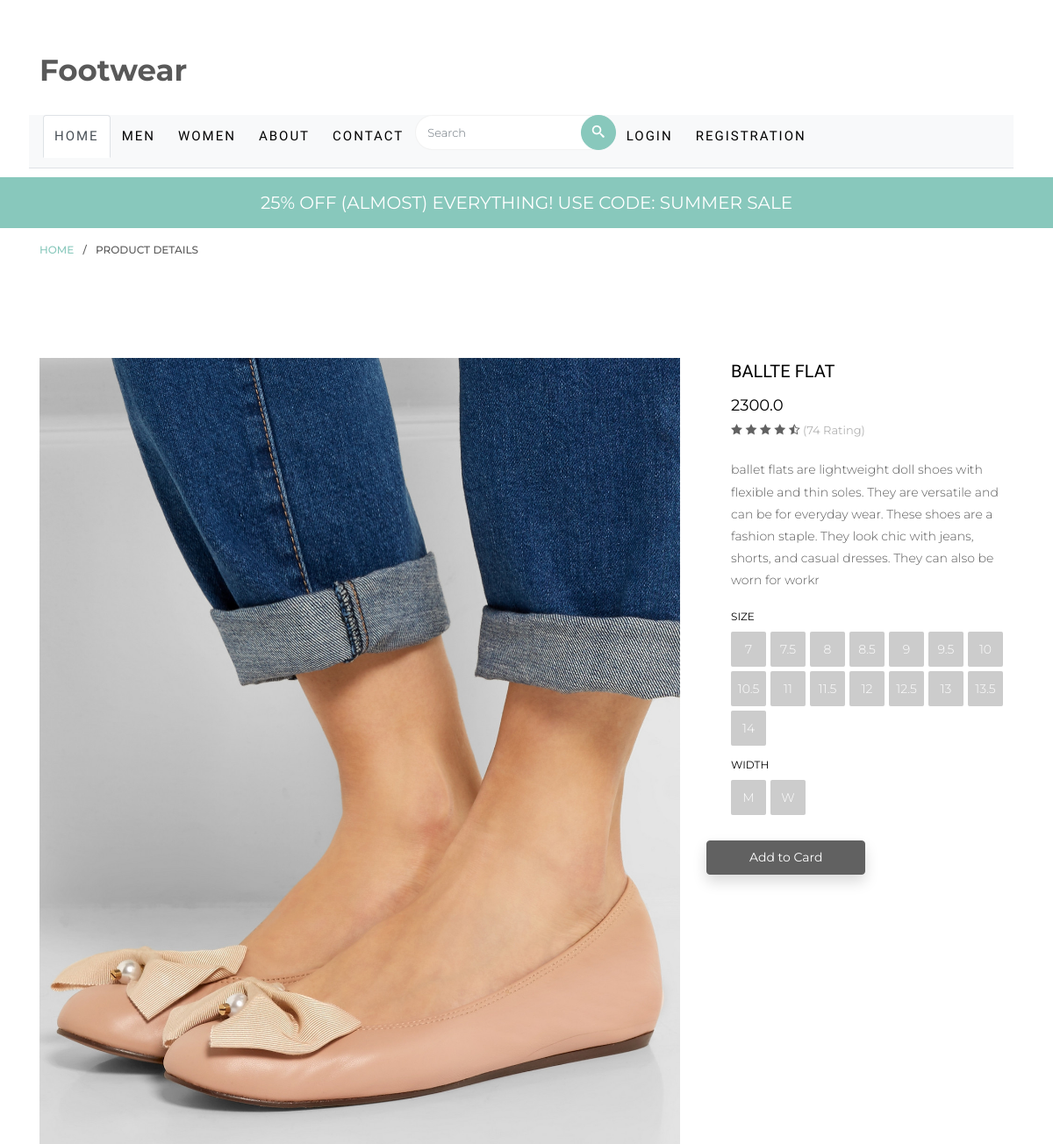
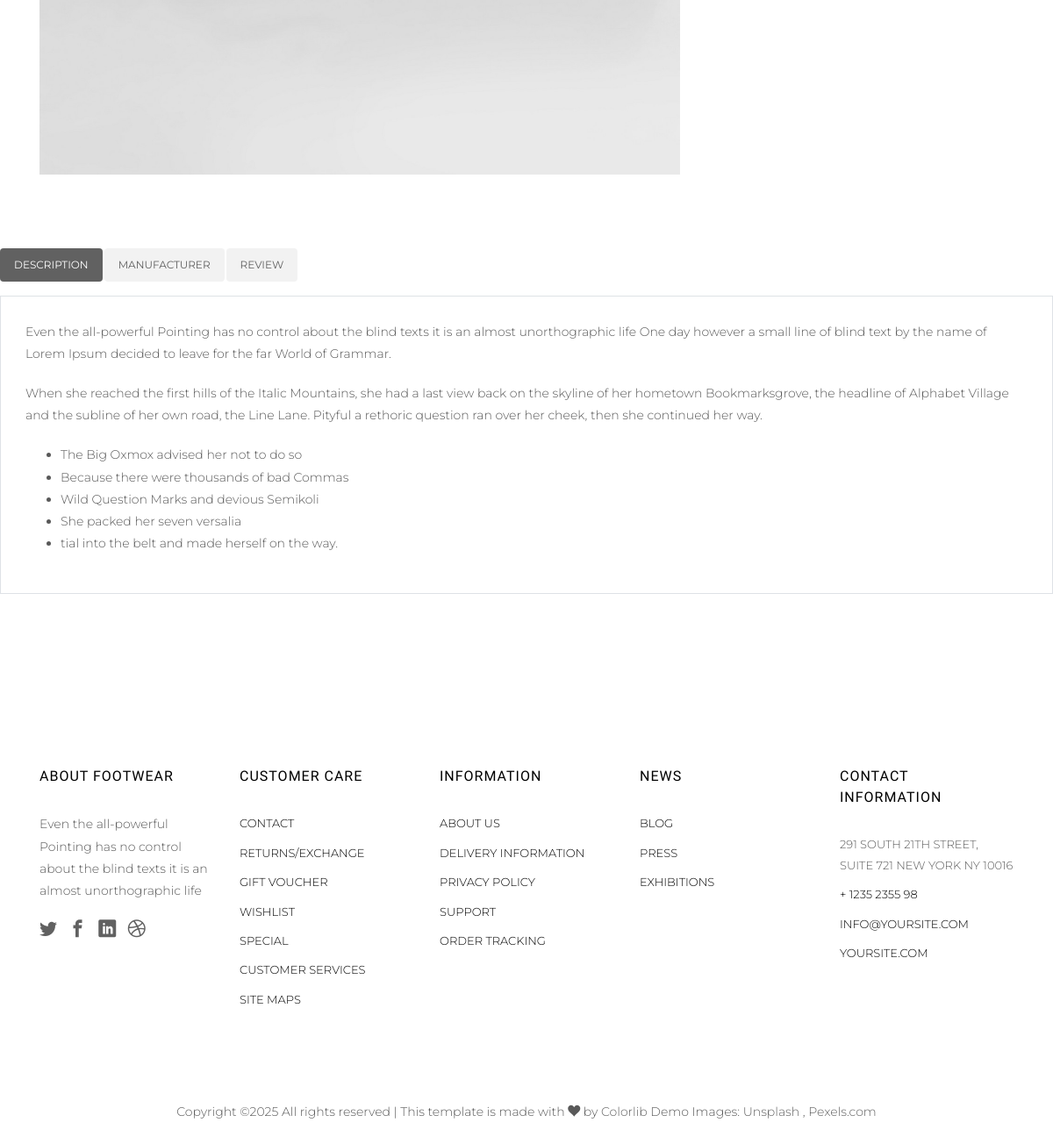
Screenshot of /productdetail/3 with the database file from the repository (2 pictures, top to bottom).
### shop/models.py (models this page shows, shortened)
class Products(models.Model):
    title= models.CharField(max_length=100)
    initial_price= models.FloatField()
    discounted_price= models.FloatField()
    discription=models.CharField(max_length=200 )
    brand= models.CharField(choices=BRAND_CHOICES, max_length=10)
    category= models.CharField(choices=CATEGORY_CHOICES,max_length=5)
    product_image= models.ImageField(upload_to='product_image')
    Colors =models.CharField(choices=COLORS_CHOICES, max_length=10)
    Technologies=models.CharField(choices=TECHNOLOGIES_CHOICES, max_length=10)
    Material=models.CharField(choices=MATERICAL_CHOICES, max_length=10)
    Style=models.CharField(choices=STYLE_CHOICES, max_length=10)
    Size=models.FloatField()
    Width=models.CharField(choices=WIDTH_CHOICES, max_length=1)

### shop/views.py (the view)
# urls.py: path('productdetail/<int:product_id>', views.produtcdetatils, name='productdetails'),
def produtcdetatils(request , product_id):
    total_item= 0
    particular_product=Products.objects.get(id=product_id)
    item_already_in_cart = False
    if request.user.is_authenticated:
        total_item = len(Cart.objects.filter(user=request.user))
        item_already_in_cart = Cart.objects.filter(Q(product=particular_product.id) & Q(user=request.user)).exists()
    return render(request, 'shop/product-detail.html', {'particular_product':particular_product, 'item_already_in_cart':item_already_in_cart, 'total_item':total_item} )

### shop/templates/shop/product-detail.html (shortened to what this page needs)
{% extends 'common_code/base.html' %}
{% load static %}
{% block main-content %}
<div id="page">
    <div class="breadcrumbs">
		<div class="container">
			<div class="row">
				<div class="col">
					<p class="bread"><span><a href="{% url 'home' %}">Home</a></span> / <span>Product Details</span></p>
				</div>
			</div>
		</div>
	</div>
	<div class="colorlib-product">
		<div class="container">
			<div class="row row-pb-lg product-detail-wrap">
				<div class="col-sm-8">
					    <div class="item">
								<a href="#" class="prod-img">
									<img src="{{particular_product.product_image.url}}" class="img-fluid" alt="Free html5 bootstrap 4 template" >
								</a>
					    </div>
				    </div>
				    <div class="col-sm-4">
					<div class="product-desc">
						<h3>{{particular_product.title}}</h3>
						<p class="price">
							<span>{{particular_product.discounted_price}}</span>
							<span class="rate">
								<i class="icon-star-full"></i>
								<i class="icon-star-full"></i>
								<i class="icon-star-full"></i>
								<i class="icon-star-full"></i>
								<i class="icon-star-half"></i>
								(74 Rating)
							</span>
						</p>
						<p>{{particular_product.discription}}</p>
						<div class="size-wrap">
							<div class="block-26 mb-2">
								<h4>Size</h4>
							<ul>
								<li><a href="#">7</a></li>
								<li><a href="#">7.5</a></li>
								<li><a href="#">8</a></li>
								<li><a href="#">8.5</a></li>
								<li><a href="#">9</a></li>
								<li><a href="#">9.5</a></li>
								<li><a href="#">10</a></li>
								<li><a href="#">10.5</a></li>
								<li><a href="#">11</a></li>
								<li><a href="#">11.5</a></li>
								<li><a href="#">12</a></li>
								<li><a href="#">12.5</a></li>
								<li><a href="#">13</a></li>
								<li><a href="#">13.5</a></li>
								<li><a href="#">14</a></li>
							</ul>
						</div>
						<div class="block-26 mb-4">
								<h4>Width</h4>
							<ul>
								<li><a href="#">M</a></li>
								<li><a href="#">W</a></li>
							</ul>
						</div>
						</div>
				</div>
				<div class="row">
					<div class="col-sm-12 text-center">
						{% if item_already_in_cart %}
						<a href="{% url 'show_cart' %}" class="btn btn-warning shadow px-5 py-2 ms-4">Go to Cart</a>
						{% else %}
						<form action="/add_to_cart" class="d-inline">
							<button type="submit" class="btn btn-primary shadow px-5 py-2">Add to Card</button>
						</form>
					       </div>
						</div>
						{% endif %}
					</div>
				</div>
			</div>
			<div class="row">
				<div class="col-sm-12">
					<div class="row">
						<div class="col-md-12 pills">
							<div class="bd-example bd-example-tabs">
								<ul class="nav nav-pills mb-3" id="pills-tab" role="tablist">
								<li class="nav-item">
									<a class="nav-link active" id="pills-description-tab" data-toggle="pill" href="#pills-description" role="tab" aria-controls="pills-description" aria-expanded="true">Description</a>
								</li>
								<li class="nav-item">
									<a class="nav-link" id="pills-manufacturer-tab" data-toggle="pill" href="#pills-manufacturer" role="tab" aria-controls="pills-manufacturer" aria-expanded="true">Manufacturer</a>
								</li>
								<li class="nav-item">
									<a class="nav-link" id="pills-review-tab" data-toggle="pill" href="#pills-review" role="tab" aria-controls="pills-review" aria-expanded="true">Review</a>
								</li>
								</ul>
								<div class="tab-content" id="pills-tabContent">
								<div class="tab-pane border fade show active" id="pills-description" role="tabpanel" aria-labelledby="pills-description-tab">
									<p>Even the all-powerful Pointing has no control about the blind texts it is an almost unorthographic life One day however a small line of blind text by the name of Lorem Ipsum decided to leave for the far World of Grammar.</p>
									<p>When she reached the first hills of the Italic Mountains, she had a last view back on the skyline of her hometown Bookmarksgrove, the headline of Alphabet Village and the subline of her own road, the Line Lane. Pityful a rethoric question ran over her cheek, then she continued her way.</p>
									<ul>
										<li>The Big Oxmox advised her not to do so</li>
										<li>Because there were thousands of bad Commas</li>
										<li>Wild Question Marks and devious Semikoli</li>
										<li>She packed her seven versalia</li>
										<li>tial into the belt and made herself on the way.</li>
									</ul>
								</div>
								</div>
							</div>
						</div>
					</div>
				</div>
			</div>
		</div>
	</div>
{% endblock main-content %}

### shop/static/css/icomoon.css (style rules this page uses)
[class^="icon-"], [class*=" icon-"] { font-family: 'icomoon' !important; speak: none; font-style: normal; font-weight: normal; font-variant: normal; text-transform: none; line-height: 1; -webkit-font-smoothing: antialiased; -moz-osx-font-smoothing: grayscale; }
.icon-star-half:before { content: "\ec4f"; }
.icon-star-full:before { content: "\ec50"; }

### rows the page displays
Products: product_image (picture), title "BALLTE FLAT", discounted_price "2300.0", discription "ballet flats are lightweight doll shoes with flexible and thin soles. They are versatile and can be for everyday wear. These shoes are a fashion staple. They look chic with jeans, shorts, and casual dresses. They can also be worn for workr"
